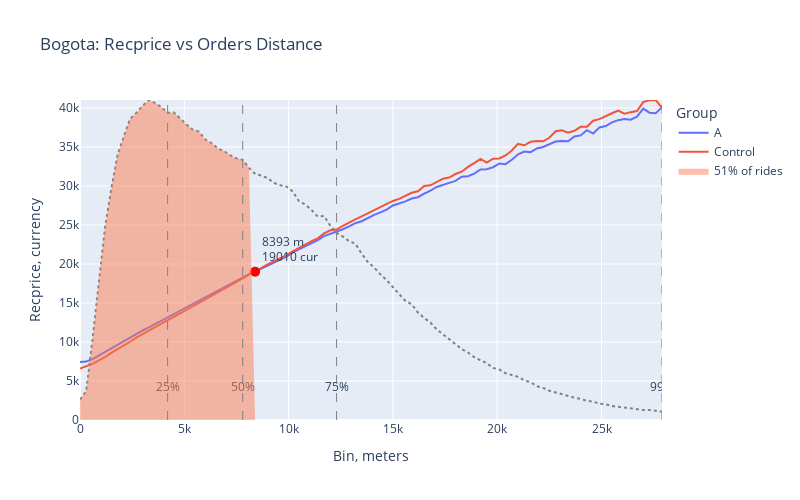

Notebook source saved alongside this figure:
### Code cell
bin_size = 300
df_full['orders_distance_bin'] = (df_full['distance'] // bin_size) * bin_size

# Prepare data
grouped = df_full.groupby(['orders_distance_bin', 'group_name'])['recprice'].mean().reset_index()
frequency = df_full['orders_distance_bin'].value_counts(normalize=True).sort_index()
cumulative_frequency = frequency.cumsum()

# Parameters
max_bin = cumulative_frequency[cumulative_frequency <= 0.99].index[-1]
recprice_max = grouped[grouped['orders_distance_bin'] == max_bin]['recprice'].max()
freq_max = frequency.max()

# Separate data for 'A' and 'Control'
data_a = grouped[grouped['group_name'] == 'A']
data_control = grouped[grouped['group_name'] == 'Control']

# Merge the data on 'orders_distance_bin' for comparison
merged = pd.merge(data_a, data_control, on='orders_distance_bin', suffixes=('_a', '_control'))

# Calculate the intersection using linear interpolation
merged['diff'] = merged['recprice_a'] - merged['recprice_control']
sign_change = (merged['diff'].shift() * merged['diff']) < 0  # Detect sign change
intersection_points = merged[sign_change]

# If there's an intersection
if not intersection_points.empty:
    # Linear interpolation for intersection
    idx = intersection_points.index[0]
    x1, y1_a, y1_control = merged.loc[idx - 1, ['orders_distance_bin', 'recprice_a', 'recprice_control']]
    x2, y2_a, y2_control = merged.loc[idx, ['orders_distance_bin', 'recprice_a', 'recprice_control']]
    slope_a = (y2_a - y1_a) / (x2 - x1)
    slope_control = (y2_control - y1_control) / (x2 - x1)
    intercept_a = y1_a - slope_a * x1
    intercept_control = y1_control - slope_control * x1
    x_intersect = (intercept_control - intercept_a) / (slope_a - slope_control)
    y_intersect = slope_a * x_intersect + intercept_a
else:
    x_intersect, y_intersect = None, None

X = x_intersect

# Create the figure
fig = go.Figure()

# Add a line for each group
for group_name in grouped[~grouped['group_name'].isin(['Before'])]['group_name'].unique():
    group_data = grouped[grouped['group_name'] == group_name]
    fig.add_trace(go.Scatter(
        x=group_data['orders_distance_bin'],
        y=group_data['recprice'],
        mode='lines',
        name=f'{group_name}',
        line=dict(width=2)
    ))

# Add the normalized frequency as a line without showing in the legend
fig.add_trace(go.Scatter(
    x=frequency.index,
    y=frequency.values,
    mode='lines',
    name='Normalized Frequency',  # Not shown in legend
    line=dict(color='gray', dash='dot', width=2),
    yaxis='y2',
    showlegend=False  # Hide from legend
))

# Add the colored area without showing in the legend
filtered_frequency = frequency[frequency.index <= X]
cum_freq_value = filtered_frequency.sum()  # Calculate cumulative frequency in the area
fig.add_trace(go.Scatter(
    x=list(filtered_frequency.index) + [X],
    y=list(filtered_frequency.values) + [0],
    fill='tozeroy',
    mode='lines',
    line=dict(color='rgba(255, 127, 80, 0.3)', width=0),
    name=f'{cum_freq_value:.0%} of rides',
    yaxis='y2',
    showlegend=True
))

# Highlight the intersection point
if x_intersect is not None:
    fig.add_trace(go.Scatter(
        x=[x_intersect],
        y=[y_intersect],
        mode='markers+text',
        marker=dict(color='red', size=10),
        text=[f'{x_intersect:.0f} m <br>{y_intersect:.0f} cur'],
        textposition='top right',
        showlegend=False
    ))

# Update layout for dual axes
fig.update_layout(
    title=JPEG_NAME+': Recprice vs Orders Distance',
    xaxis=dict(
        title='Bin, meters',
        range=[0, max_bin]),
    yaxis=dict(
        title='Recprice, currency',
        range=[0, recprice_max]), 
    yaxis2=dict(
        title='Normalized Frequency',
        overlaying='y',
        side='right',
        range=[0, freq_max], 
        showgrid=False,
        showline=False,   # Hide the line for yaxis
        ticks='',         # Remove ticks
        visible=False
    ),
    legend_title='Group',
    width=800,
    height=500
) 

# Add the vertical lines and text annotations
for perc in [0.25, 0.50, 0.75, 0.99]:
    bin_line = cumulative_frequency[cumulative_frequency <= perc].index[-1]
    fig.add_shape(
        type="line",
        x0=bin_line,
        x1=bin_line,
        y0=0,
        y1=1,
        xref="x",
        yref="paper",  # Extend line across the y-axis range
        line=dict(color="grey", dash="dash", width=1)
    )

    # Add text annotation
    fig.add_trace(go.Scatter(
        x=[bin_line],
        y=[recprice_max*0.1],  
        text=[f'{perc:.0%}'],
        mode="text",
        showlegend=False
    ))

# Show the figure
fig.show()

### Figure 1 — Plotly figure (JSON) as saved in the notebook; plotly's stock layout.template omitted (floating-point values rounded to 4 significant figures; data arrays with more than 128 entries replaced by an {"elided": "..."} marker saying what was removed)
{"data": [{"line": {"width": 2}, "mode": "lines", "name": "A", "type": "scatter", "x": {"elided": "357 int values"}, "y": {"elided": "357 float values"}}, {"line": {"width": 2}, "mode": "lines", "name": "Control", "type": "scatter", "x": {"elided": "343 int values"}, "y": {"elided": "343 float values"}}, {"line": {"color": "gray", "dash": "dot", "width": 2}, "mode": "lines", "name": "Normalized Frequency", "showlegend": false, "type": "scatter", "x": {"elided": "394 int values"}, "y": {"elided": "394 float values"}, "yaxis": "y2"}, {"fill": "tozeroy", "line": {"color": "rgba(255, 127, 80, 0.3)", "width": 0}, "mode": "lines", "name": "51% of rides", "showlegend": true, "type": "scatter", "x": [0, 300, 600, 900, 1200, 1500, 1800, 2100, 2400, 2700, 3000, 3300, 3600, 3900, 4200, 4500, 4800, 5100, 5400, 5700, 6000, 6300, 6600, 6900, 7200, 7500, 7800, 8100, 8393.0], "y": [0.001488, 0.002107, 0.005854, 0.009989, 0.01403, 0.01683, 0.01929, 0.02065, 0.02193, 0.02236, 0.02289, 0.02331, 0.02309, 0.02279, 0.02238, 0.0224, 0.02195, 0.02153, 0.02115, 0.02101, 0.02044, 0.02018, 0.01978, 0.0196, 0.01929, 0.01906, 0.01895, 0.01836, 0], "yaxis": "y2"}, {"marker": {"color": "red", "size": 10}, "mode": "markers+text", "showlegend": false, "text": ["8393 m <br>19010 cur"], "textposition": "top right", "type": "scatter", "x": [8393.0], "y": [19010.0]}, {"mode": "text", "showlegend": false, "text": ["25%"], "type": "scatter", "x": [4200], "y": [4103.0]}, {"mode": "text", "showlegend": false, "text": ["50%"], "type": "scatter", "x": [7800], "y": [4103.0]}, {"mode": "text", "showlegend": false, "text": ["75%"], "type": "scatter", "x": [12300], "y": [4103.0]}, {"mode": "text", "showlegend": false, "text": ["99%"], "type": "scatter", "x": [27900], "y": [4103.0]}], "layout": {"height": 500, "legend": {"title": {"text": "Group"}}, "shapes": [{"line": {"color": "grey", "dash": "dash", "width": 1}, "type": "line", "x0": 4200, "x1": 4200, "xref": "x", "y0": 0, "y1": 1, "yref": "paper"}, {"line": {"color": "grey", "dash": "dash", "width": 1}, "type": "line", "x0": 7800, "x1": 7800, "xref": "x", "y0": 0, "y1": 1, "yref": "paper"}, {"line": {"color": "grey", "dash": "dash", "width": 1}, "type": "line", "x0": 12300, "x1": 12300, "xref": "x", "y0": 0, "y1": 1, "yref": "paper"}, {"line": {"color": "grey", "dash": "dash", "width": 1}, "type": "line", "x0": 27900, "x1": 27900, "xref": "x", "y0": 0, "y1": 1, "yref": "paper"}], "title": {"text": "Bogota: Recprice vs Orders Distance"}, "width": 800, "xaxis": {"range": [0, 27900], "title": {"text": "Bin, meters"}}, "yaxis": {"range": [0, 41030.0], "title": {"text": "Recprice, currency"}}, "yaxis2": {"overlaying": "y", "range": [0, 0.02331], "showgrid": false, "showline": false, "side": "right", "ticks": "", "title": {"text": "Normalized Frequency"}, "visible": false}}}
